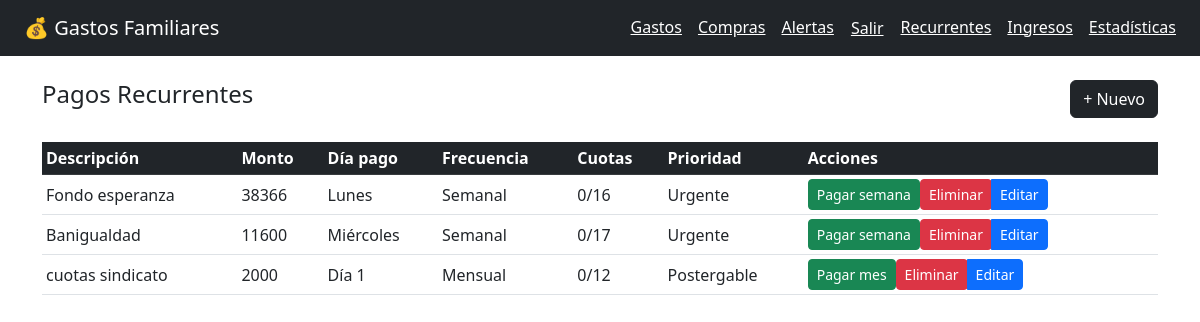
The app's page /recurrentes/ (signed in), older data.
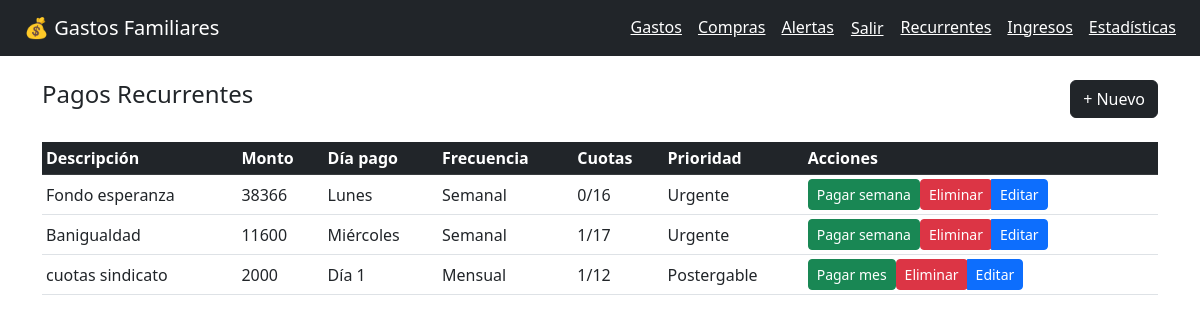
The same page, newer data.
### gastos/models.py (models this page shows, shortened)
class PagoRecurrente(models.Model):
    FRECUENCIA_CHOICES = [
        ('mensual', 'Mensual'),
        ('semanal', 'Semanal'),
        ('cuotas', 'En cuotas'),
    ]
    usuario = models.ForeignKey(User, on_delete=models.CASCADE, related_name='pagos_recurrentes')
    descripcion = models.CharField(max_length=200)
    monto = models.DecimalField(max_digits=12, decimal_places=0, null=True, blank=True)
    categoria = models.ForeignKey(Categoria, on_delete=models.SET_NULL, null=True, blank=True)
    frecuencia = models.CharField(max_length=20, choices=FRECUENCIA_CHOICES, default='mensual')
    dia_pago = models.PositiveIntegerField(null=True, blank=True, help_text='Día del mes 1-31')
    dia_semana = models.PositiveIntegerField(null=True, blank=True, help_text='0=Lunes, 6=Domingo')
    total_cuotas = models.PositiveIntegerField(null=True, blank=True, help_text='Solo si es en cuotas')
    cuotas_pagadas = models.PositiveIntegerField(default=0)
    prioridad = models.CharField(max_length=20, choices=Gasto.PRIORIDAD_CHOICES, default='normal')
    activo = models.BooleanField(default=True)
    creado_en = models.DateTimeField(auto_now_add=True)
    class Meta:
        ordering = ['dia_pago']

### gastos/views.py (the view)
# urls.py: path('recurrentes/', views.lista_recurrentes, name='lista_recurrentes'),
@login_required
def lista_recurrentes(request):
    pagos = PagoRecurrente.objects.filter(usuario=request.user)
    return render(request, 'gastos/recurrentes.html', {'pagos': pagos})

### templates/gastos/recurrentes.html (shortened to what this page needs)
{% extends 'gastos/base.html' %}
{% block contenido %}
<div class="d-flex justify-content-between mb-4">
    <h4>Pagos Recurrentes</h4>
    <a href="{% url 'nuevo_recurrente' %}" class="btn btn-dark">+ Nuevo</a>
</div>
<div class="table-responsive">
<table class="table table-hover table-sm align-middle">
    <thead class="table-dark">
        <tr>
            <th>Descripción</th>
            <th>Monto</th>
            <th>Día pago</th>
            <th>Frecuencia</th>
            <th>Cuotas</th>
            <th>Prioridad</th>
            <th>Acciones</th>
        </tr>
    </thead>
    <tbody>
        {% for p in pagos %}
        <tr>
            <td>{{ p.descripcion }}</td>
            <td>{{ p.monto }}</td>
            <td>
                {% if p.frecuencia == 'semanal' %}
                  {% if p.dia_semana == 0 %}Lunes
                  {% elif p.dia_semana == 1 %}Martes
                  {% elif p.dia_semana == 2 %}Miércoles
                  {% elif p.dia_semana == 3 %}Jueves
                  {% elif p.dia_semana == 4 %}Viernes
                  {% elif p.dia_semana == 5 %}Sábado
                  {% elif p.dia_semana == 6 %}Domingo
                  {% endif %}
                {% else %}
                  Día {{ p.dia_pago }}
                {% endif %}
            </td>
            <td>{{ p.frecuencia|title }}</td>
            <td>
                {% if p.total_cuotas %}
                    {{ p.cuotas_pagadas }}/{{ p.total_cuotas }}
                {% else %}
                    Indefinido
                {% endif %}
            </td>
            <td>{{ p.get_prioridad_display }}</td>
            <td>
                <div class="btn-group">
                    <form method="post" action="{% url 'pagar_cuota_mes' p.pk %}">
                        <button class="btn btn-sm btn-success">
                            {% if p.frecuencia == 'semanal' %}Pagar semana
                            {% elif p.frecuencia == 'cuotas' %}Pagar cuota
                            {% else %}Pagar mes{% endif %}
                        </button>
                    </form>
                    <form method="post" action="{% url 'eliminar_recurrente' p.pk %}">
                        <button class="btn btn-sm btn-danger">Eliminar</button>
                    </form>
                    <a href="{% url 'editar_recurrente' p.pk %}" class="btn btn-sm btn-primary">Editar</a>
                </div>
            </td>
        </tr>
        {% empty %}
        <tr><td colspan="7" class="text-center">No hay pagos recurrentes</td></tr>
        {% endfor %}
    </tbody>
</table>
</div>
{% endblock %}

Row changes from the older to the newer data that the page shows:
changed PagoRecurrente "Banigualdad": cuotas_pagadas "0" → "1"
changed PagoRecurrente "cuotas sindicato": cuotas_pagadas "0" → "1"
